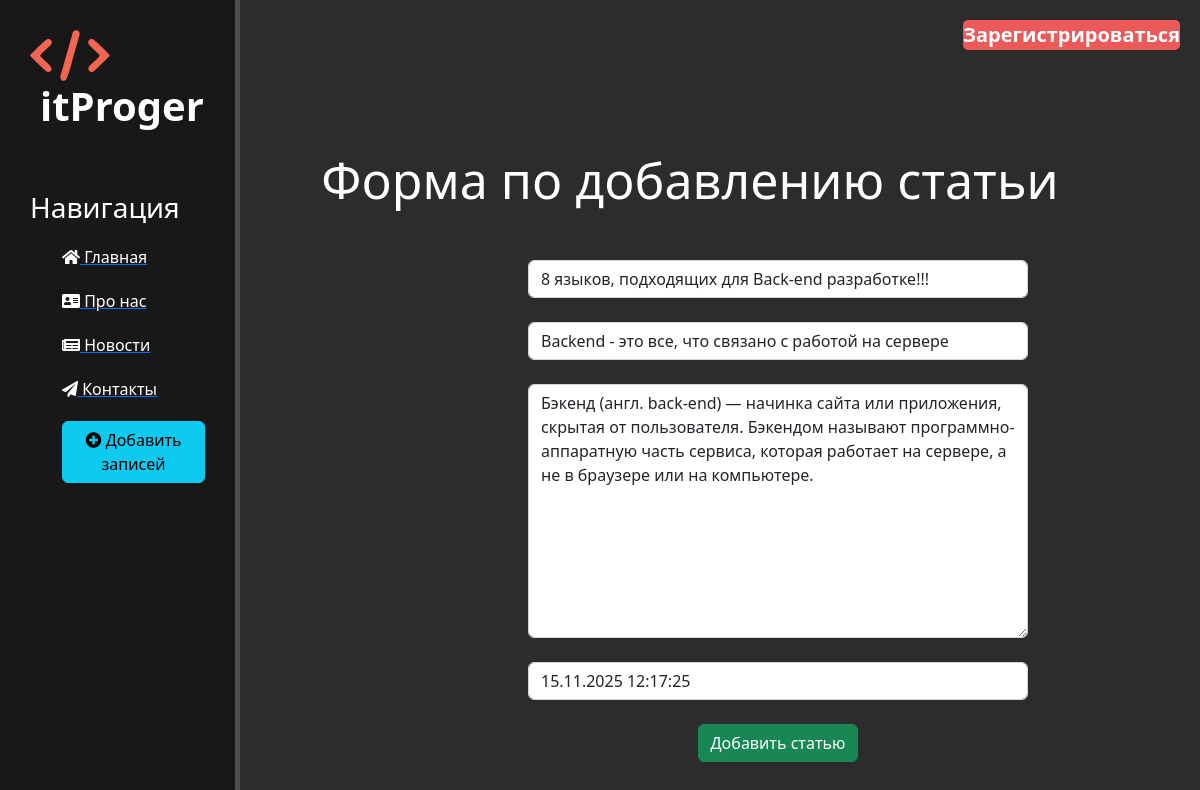
Page /news/4/update on the committed database.
### news/models.py (models this page shows, shortened)
class Articles(models.Model):
    objects = None
    title = models.CharField("название", max_length=50)
    anons = models.CharField("Анонс", max_length=250)
    full_text = models.TextField("Статия")
    date = models.DateTimeField("Дата публикации")
    class Meta:
        verbose_name = "Новость"
        verbose_name_plural = "Новости"

### news/views.py (the view)
# urls.py: path('<int:pk>/update', views.NewsUpdateView.as_view(), name='update'),
class NewsUpdateView(UpdateView):
    model = Articles
    template_name = 'news/create.html'
    form_class = ArticleForm

### news/forms.py
class ArticleForm(ModelForm):
    class Meta:
        model = Articles
        fields = ["title", "anons", "full_text", "date"]
        widgets = {
            "title": TextInput(attrs={"class": "form-control", "placeholder": "Названия статьи"}),
            "anons": TextInput(attrs={"class": "form-control", "placeholder": "Анонс"}),
            "full_text": Textarea(attrs={"class": "form-control", "placeholder": "Текст статьи"}),
            "date": DateTimeInput(attrs={"class": "form-control", "placeholder": "Дата публикаци"}),
        }

### news/templates/news/create.html (shortened to what this page needs)
{% extends 'main/leyaut.html' %}
{% block content %}
    <div class="features">
        <h1>Форма по добавлению статьи</h1>
        <form method="post">
            {{ form.title }}<br/>
            {{ form.anons }}<br/>
            {{ form.full_text }}<br/>
            {{ form.date }}<br/>
            <button class="btn btn-success" type="submit">Добавить статью</button>
        </form>
    </div>
{% endblock %}

### main/static/main/css/style.css (style rules this page uses)
body { background-color: #2c2c2c; background-color: #2c2c2c; }
.body { background-color: #2c2c2c; }
main .features { float: left; color: #fff; margin-top: 100px; text-align: center; width: 75%; }
main .features h1 { font-size: 50px; }
form { margin-left: 32%; width: 500px; margin-top: 50px; }

### rows in the picture
Articles: title "8 языков, подходящих для Back-end разработке!!!", anons "Backend - это все, что связано с работой на сервере", full_text "Бэкенд (англ. back-end) — начинка сайта или приложения, скрытая от пользователя. Бэкендом называют программно-аппаратную часть сервиса, которая работает на сервере, а не в браузере или на компьютере.", date "15.11.2025 12:17:25"
